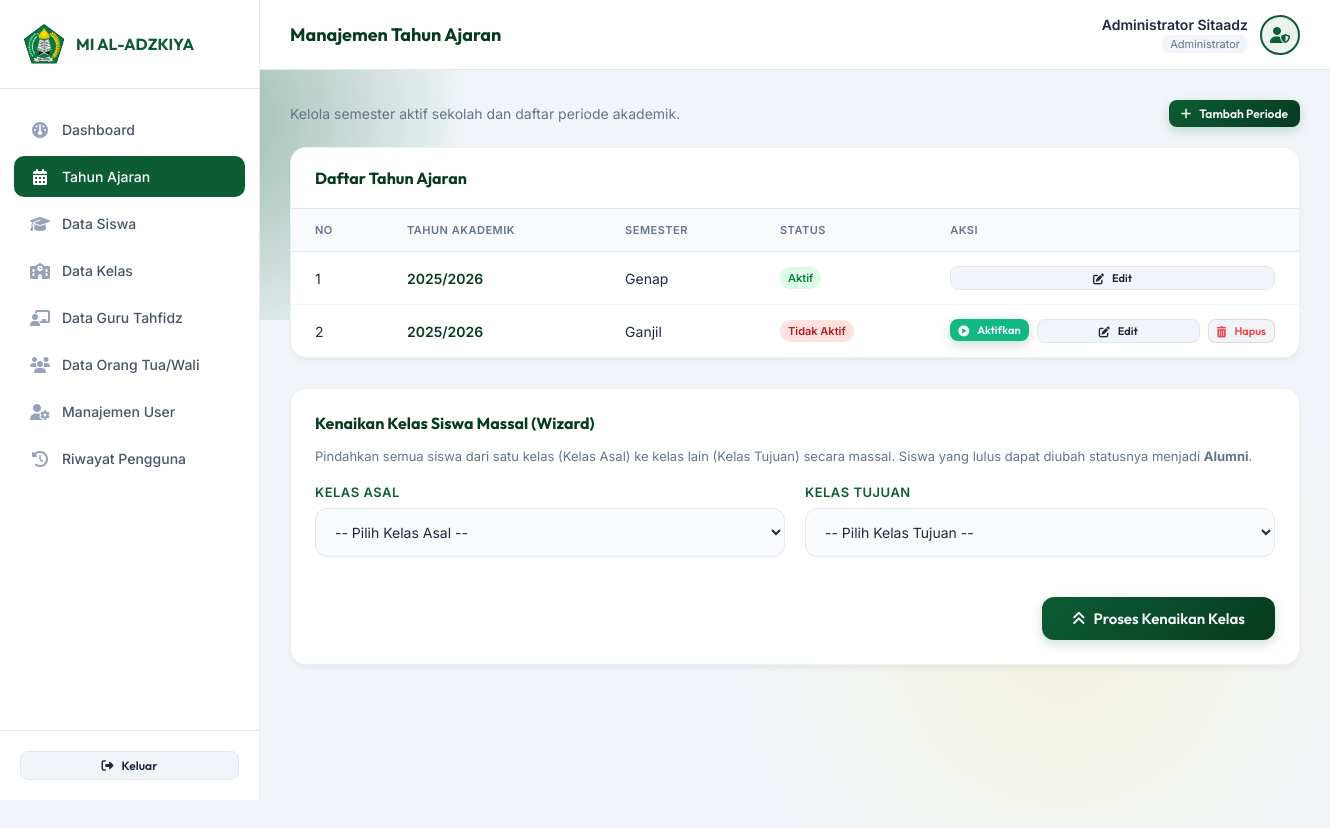
/admin/tahun_ajaran.php (signed in), run on the app's committed database.
### tables this page shows
CREATE TABLE tahun_ajaran (
    id INT AUTO_INCREMENT PRIMARY KEY,
    tahun VARCHAR(20) NOT NULL,
    semester ENUM('Ganjil','Genap') NOT NULL,
    status ENUM('aktif','tidak_aktif') DEFAULT 'tidak_aktif',
    created_at TIMESTAMP DEFAULT CURRENT_TIMESTAMP
);

### admin/tahun_ajaran.php (the view, shortened to what this page needs)
<?php
require_once 'header.php';
$list_ta = [];
try {
    $list_ta = $pdo->query("SELECT * FROM tahun_ajaran ORDER BY tahun DESC, semester DESC")->fetchAll();
} catch (\PDOException $e) {
    $error = 'Gagal mengambil data dari database.';
}
?>
<div style="margin-bottom: 20px; display: flex; justify-content: space-between; align-items: center;">
    <div>
        <p style="font-size: 14px; color: var(--text-muted);">Kelola semester aktif sekolah dan daftar periode akademik.</p>
    </div>
    <button onclick="showAddModal()" class="btn btn-primary btn-sm" style="width: auto;">
        <i class="fa-solid fa-plus"></i> Tambah Periode
    </button>
</div>
<div class="admin-card-table">
    <div class="admin-card-header">
        <h2>Daftar Tahun Ajaran</h2>
    </div>
    <div class="table-responsive">
        <table class="table-admin">
            <thead>
                <tr>
                    <th>No</th>
                    <th>Tahun Akademik</th>
                    <th>Semester</th>
                    <th>Status</th>
                    <th>Aksi</th>
                </tr>
            </thead>
            <tbody>
                <?php if (empty($list_ta)): ?>
                    <tr>
                        <td colspan="5" style="text-align: center; color: var(--text-muted);">Belum ada data tahun ajaran.</td>
                    </tr>
                <?php else: ?>
                    <?php $no = 1; foreach ($list_ta as $ta): ?>
                        <tr>
                            <td><?php echo $no++; ?></td>
                            <td style="font-weight: 600; color: var(--primary-dark);"><?php echo htmlspecialchars($ta['tahun']); ?></td>
                            <td><?php echo htmlspecialchars($ta['semester']); ?></td>
                            <td>
                                <?php if ($ta['status'] === 'aktif'): ?>
                                    <span class="badge-status badge-active">Aktif</span>
                                <?php else: ?>
                                    <span class="badge-status badge-inactive">Tidak Aktif</span>
                                <?php endif; ?>
                            </td>
                            <td>
                                <div class="action-buttons">
                                    <?php if ($ta['status'] !== 'aktif'): ?>
                                        <form action="tahun_ajaran.php" method="POST" style="display:inline;" onsubmit="return confirm('Apakah Anda yakin ingin mengaktifkan periode ini?');">
                                            <button type="submit" class="btn btn-primary btn-sm" style="background: var(--success-color); padding: 4px 8px; font-size: 11px;">
                                                <i class="fa-solid fa-circle-play"></i> Aktifkan
                                            </button>
                                        </form>
                                    <?php endif; ?>
                                    <button class="btn btn-secondary btn-sm btn-edit-ta"
                                            style="padding: 4px 8px; font-size: 11px;"
                                            data-id="<?php echo $ta['id']; ?>"
                                            data-tahun="<?php echo htmlspecialchars($ta['tahun'], ENT_QUOTES); ?>"
                                            data-semester="<?php echo htmlspecialchars($ta['semester'], ENT_QUOTES); ?>">
                                        <i class="fa-solid fa-pen-to-square"></i> Edit
                                    </button>
                                    <?php if ($ta['status'] !== 'aktif'): ?>
                                        <form action="tahun_ajaran.php" method="POST" style="display:inline;" onsubmit="return confirm('Apakah Anda yakin ingin menghapus tahun ajaran ini?');">
                                            <button type="submit" class="btn btn-secondary btn-sm" style="color: var(--error-color); border-color: rgba(239, 68, 68, 0.2); padding: 4px 8px; font-size: 11px;">
                                                <i class="fa-solid fa-trash-can"></i> Hapus
                                            </button>
                                        </form>
                                    <?php endif; ?>
                                </div>
                            </td>
                        </tr>
                    <?php endforeach; ?>
                <?php endif; ?>
            </tbody>
        </table>
    </div>
</div>
<div class="admin-card-table" style="margin-top: 30px; padding: 24px;">
    <div class="admin-card-header" style="border-bottom: none; padding: 0 0 15px 0;">
        <h2>Kenaikan Kelas Siswa Massal (Wizard)</h2>
    </div>
    <p style="font-size: 13px; color: var(--text-muted); margin-bottom: 20px;">
        Pindahkan semua siswa dari satu kelas (Kelas Asal) ke kelas lain (Kelas Tujuan) secara massal. Siswa yang lulus dapat diubah statusnya menjadi <strong>Alumni</strong>.
    </p>
    <form action="tahun_ajaran.php" method="POST" id="promotionForm" onsubmit="return confirm('Apakah Anda yakin ingin memproses kenaikan kelas massal ini?');">
        <div class="form-row">
            <div class="form-group">
                <label for="kelas_asal" class="form-label">Kelas Asal</label>
                <select id="kelas_asal" name="kelas_asal" class="form-control" style="padding-left: 15px;" required onchange="previewPromotionStudents(this.value)">
                    <option value="">-- Pilih Kelas Asal --</option>
                </select>
            </div>
            <div class="form-group">
                <label for="kelas_tujuan" class="form-label">Kelas Tujuan</label>
                <select id="kelas_tujuan" name="kelas_tujuan" class="form-control" style="padding-left: 15px;" required>
                    <option value="">-- Pilih Kelas Tujuan --</option>
                </select>
            </div>
        </div>
        <div style="margin-top: 20px; display: flex; justify-content: flex-end;">
            <button type="submit" class="btn btn-primary" style="width: auto; padding: 12px 30px;">
                <i class="fa-solid fa-angles-up"></i> Proses Kenaikan Kelas
            </button>
        </div>
    </form>
</div>
</main>
</div>
</div>
</body>
</html>

### assets/css/style.css (style rules this page uses)
:root { --primary-color: #0d5c34; --primary-light: #15804c; --primary-dark: #073b20; --accent-color: #ffd700; --accent-dark: #ccab00; --accent-glow: rgba(255, 215, 0, 0.35); --bg-dark: #0a140f; --text-main: #1e293b; --text-muted: #64748b; --text-light: #f8fafc; --card-bg: #ffffff; --card-border: rgba(13, 92, 52, 0.15); --error-color: #ef4444; --success-color: #10b981; --transition-speed: 0.3s; --font-heading: 'Outfit', sans-serif; --font-body: 'Inter', sans-serif; }
* { margin: 0; padding: 0; box-sizing: border-box; }
body { font-family: var(--font-body); background-color: var(--bg-dark); color: var(--text-main); min-height: 100vh; display: flex; justify-content: center; align-items: center; overflow-x: hidden; position: relative; }
body::before { content: ''; position: absolute; top: -10%; left: -10%; width: 50%; height: 50%; background: radial-gradient(circle, rgba(13, 92, 52, 0.4) 0%, transparent 70%); z-index: -1; pointer-events: none; }
body::after { content: ''; position: absolute; bottom: -10%; right: -10%; width: 60%; height: 60%; background: radial-gradient(circle, rgba(255, 215, 0, 0.1) 0%, transparent 70%); z-index: -1; pointer-events: none; }
.form-group { margin-bottom: 20px; position: relative; }
.form-label { display: block; font-size: 13px; font-weight: 600; color: var(--primary-color); margin-bottom: 8px; text-transform: uppercase; letter-spacing: 0.5px; }
.form-control { width: 100%; padding: 14px 16px 14px 44px; font-family: var(--font-body); font-size: 14px; border: 1.5px solid #e2e8f0; border-radius: 12px; background-color: #f8fafc; color: var(--text-main); outline: none; transition: all var(--transition-speed); }
.btn { width: 100%; padding: 14px; border: none; border-radius: 12px; font-family: var(--font-heading); font-size: 15px; font-weight: 600; cursor: pointer; transition: all var(--transition-speed); display: inline-flex; justify-content: center; align-items: center; gap: 8px; text-decoration: none; }
.btn-primary { background: linear-gradient(135deg, var(--primary-color) 0%, var(--primary-dark) 100%); color: var(--text-light); box-shadow: 0 4px 12px rgba(13, 92, 52, 0.2); }
.btn-secondary { background-color: #f1f5f9; color: var(--text-main); border: 1.5px solid #e2e8f0; }
.admin-body { background-color: #f1f5f9; color: var(--text-main); display: block; min-height: 100vh; overflow-x: hidden; }
.admin-card-table { background-color: #ffffff; border: 1px solid rgba(13, 92, 52, 0.08); border-radius: 16px; box-shadow: 0 4px 6px -1px rgba(0, 0, 0, 0.05); margin-bottom: 30px; overflow: hidden; }
.admin-card-header { padding: 20px 24px; border-bottom: 1px solid #e2e8f0; display: flex; justify-content: space-between; align-items: center; flex-wrap: wrap; gap: 15px; }
.admin-card-header h2 { font-family: var(--font-heading); font-size: 16px; font-weight: 700; color: var(--primary-dark); }
.table-responsive { width: 100%; overflow-x: auto; }
.table-admin { width: 100%; border-collapse: collapse; text-align: left; font-size: 14px; }
.table-admin th { background-color: #f8fafc; color: var(--text-muted); font-weight: 600; padding: 14px 24px; border-bottom: 1px solid #e2e8f0; text-transform: uppercase; font-size: 11px; letter-spacing: 0.5px; }
.table-admin td { padding: 14px 24px; border-bottom: 1px solid #f1f5f9; color: var(--text-main); }
.table-admin tr:last-child td { border-bottom: none; }
.badge-status { display: inline-block; padding: 4px 8px; font-size: 11px; font-weight: 600; border-radius: 20px; }
.badge-active { background-color: #dcfce7; color: #15803d; }
.badge-inactive { background-color: #fee2e2; color: #b91c1c; }
.btn-sm { padding: 6px 12px; font-size: 12px; border-radius: 8px; }
.action-buttons { display: flex; gap: 8px; }
.form-row { display: grid; grid-template-columns: repeat(auto-fit, minmax(200px, 1fr)); gap: 20px; }

### data on the page
tahun_ajaran: tahun "2025/2026", semester "Genap", status "Aktif"
tahun_ajaran: tahun "2025/2026", semester "Ganjil", status "Tidak Aktif"

### other printed values
$nama_admin "Administrator Sitaadz"
